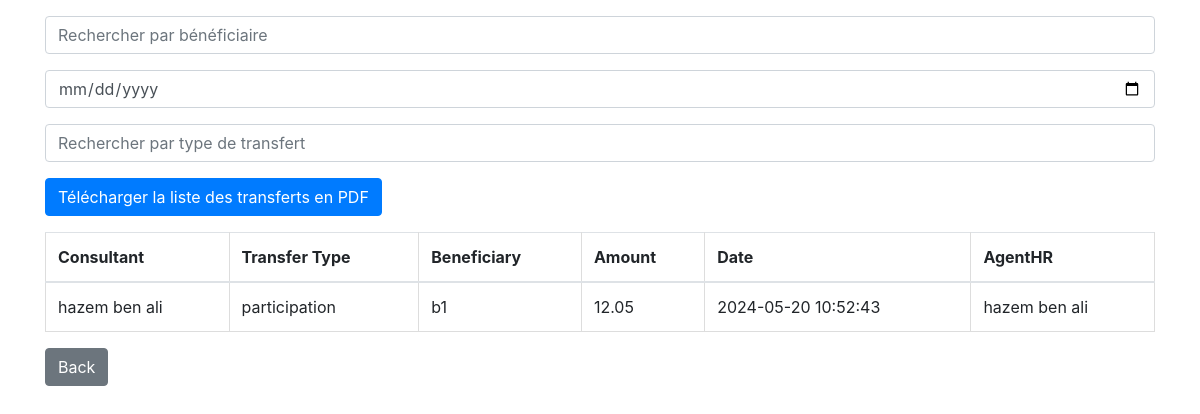
/frontend/ListerTransListCons.php, run on the app's committed database.
### tables this page shows
CREATE TABLE `transfers` (
  `transfer_id` int(11) NOT NULL,
  `consultant_id` int(11) NOT NULL,
  `transfer_type` varchar(100) NOT NULL DEFAULT '',
  `beneficiary` varchar(100) NOT NULL,
  `amount` decimal(10,2) NOT NULL,
  `transfer_date` datetime NOT NULL DEFAULT current_timestamp(),
  `hr_agent_id` int(11) NOT NULL
);

CREATE TABLE `consultants` (
  `consultant_id` int(11) NOT NULL,
  `first_name` varchar(50) NOT NULL,
  `last_name` varchar(50) NOT NULL,
  `cin` varchar(8) NOT NULL,
  `date_of_birth` date NOT NULL,
  `place_of_birth` varchar(100) NOT NULL,
  `country_of_residence` varchar(100) NOT NULL,
  `email` varchar(100) NOT NULL,
  `pass` varchar(100) NOT NULL,
  `confpassword` varchar(100) NOT NULL,
  `registration_date` timestamp NOT NULL DEFAULT current_timestamp(),
  `status` varchar(100) NOT NULL DEFAULT '''pending'''
);

### database/config.php (called while the page is built, shortened)
<?php
abstract class Connexion {
function __construct()
{
$this->pdo =new PDO('mysql:host=localhost;dbname=gestion_consultants','root','');
}
}
?>

### controllers/TransferController.php (called while the page is built, shortened)
<?php
include_once('../database/config.php');
class TransferController extends Connexion
{
    function transferList() {
        $query = "
            SELECT transfers.*, consultants.*
            FROM transfers
            JOIN consultants ON transfers.consultant_id = consultants.consultant_id
        ";
        $stmt = $this->pdo->query($query);
        return $stmt->fetchAll(PDO::FETCH_ASSOC);
    }
    }
?>

### frontend/ListerTransListCons.php (the view, shortened to what this page needs)
<?php
include_once('../database/config.php');
include_once('../controllers/TransferController.php');
$transferController = new TransferController();
$transfers = $transferController->transferList();
foreach ($transfers as $transfer) :
    $id=$transfer['consultant_id'];
endforeach;
?>
<!DOCTYPE html>
<html lang="en">
<head>
    <link rel="stylesheet" href="https://maxcdn.bootstrapcdn.com/bootstrap/4.5.2/css/bootstrap.min.css">
</head>
<body class="container">
    <input type="text" id="searchInput" onkeyup="filterTable()" class="form-control mt-3" placeholder="Rechercher par bénéficiaire">
    <input type="date" id="dateInput" onchange="filterTable()" class="form-control mt-3" placeholder="Rechercher par date de transfert">
    <input type="text" id="typeInput" onkeyup="filterTable()" class="form-control mt-3" placeholder="Rechercher par type de transfert">
    <a href="ExpTransfers.php" target="_blank" class="btn btn-primary mt-3">Télécharger la liste des transferts en PDF</a>
    <table id="transferTable" class="table mt-3">
        <thead>
            <tr>
                <th>Consultant</th>
                <th>Transfer Type</th>
                <th>Beneficiary</th>
                <th>Amount</th>
                <th>Date</th>
                <th>AgentHR</th>
            </tr>
        </thead>
        <tbody>
            <?php foreach ($transfers as $transfer) : ?>
                <tr>
                    <td><?php echo $transfer['first_name'].' '.$transfer['last_name']; ?></td>
                    <td><?php echo $transfer['transfer_type']; ?></td>
                    <td><?php echo $transfer['beneficiary']; ?></td>
                    <td><?php echo $transfer['amount']; ?></td>
                    <td><?php echo $transfer['transfer_date']; ?></td>
                    <td><?php echo $transfer['first_name'].' '.$transfer['last_name']; ?></td>
                </tr>
            <?php endforeach; ?>
        </tbody>
    </table>
    <a href="ConsultantDashboard.php?id=<?=$id;?>" class="btn btn-secondary">Back</a>
</body>
</html>

### frontend/ListerTransListCons.php (style rules this page uses)
table { border-collapse: collapse; width: 100%; margin-top: 20px; }
th, td { border: 1px solid #dddddd; text-align: left; padding: 8px; }

### data on the page
transfers: consultant.first_name "hazem", consultant.last_name "ben ali", transfer_type "participation", beneficiary "b1", amount "12.05", transfer_date "2024-05-20 10:52:43"
